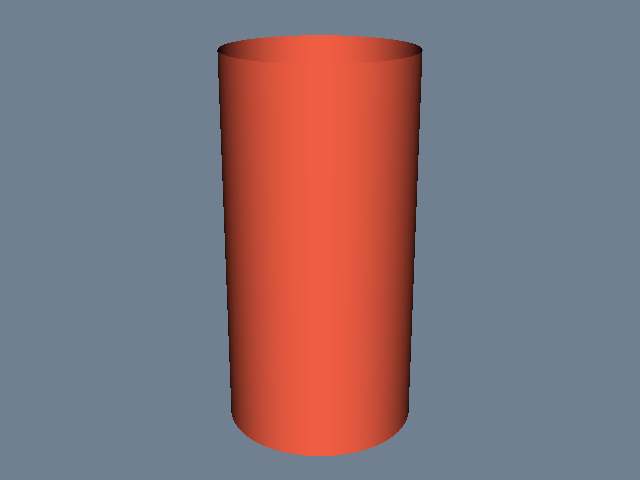

This chart was generated by the following Python code:
#!/usr/bin/env python

# Visualize an implicit cylinder by sampling it on a volume grid and
# extracting the zero isosurface with vtkContourFilter.

# Factory overrides: importing these modules registers the OpenGL rendering
# and interaction style implementations for vtkRenderingCore factory classes.
import vtkmodules.vtkInteractionStyle  # noqa: F401
import vtkmodules.vtkRenderingOpenGL2  # noqa: F401
# VTK pipeline classes used in this example
from vtkmodules.vtkCommonDataModel import vtkCylinder
from vtkmodules.vtkFiltersCore import vtkContourFilter
from vtkmodules.vtkImagingHybrid import vtkSampleFunction
from vtkmodules.vtkRenderingCore import (
    vtkActor,
    vtkPolyDataMapper,
    vtkRenderWindow,
    vtkRenderWindowInteractor,
    vtkRenderer,
)

# Colors (normalized RGB)
slate_gray_background_rgb = (0.439, 0.502, 0.565)
tomato_rgb = (1.000, 0.388, 0.278)

# Implicit function: an infinite cylinder along the Y axis with radius 0.5
cylinder = vtkCylinder()
cylinder.SetCenter(0.0, 0.0, 0.0)
cylinder.SetRadius(0.5)

# SampleFunction: evaluate the implicit cylinder on a 50x50x50 grid
sample = vtkSampleFunction()
sample.SetImplicitFunction(cylinder)
sample.SetSampleDimensions(50, 50, 50)
sample.SetModelBounds(-1.0, 1.0, -1.0, 1.0, -1.0, 1.0)
sample.ComputeNormalsOff()

# Contour: extract the zero isosurface (the cylinder surface)
contour = vtkContourFilter()
contour.SetInputConnection(sample.GetOutputPort())
contour.SetValue(0, 0.0)

# Mapper: map the contour surface to graphics primitives
mapper = vtkPolyDataMapper()
mapper.SetInputConnection(contour.GetOutputPort())
mapper.ScalarVisibilityOff()

# Actor: assign the mapped geometry
actor = vtkActor()
actor.SetMapper(mapper)
actor.GetProperty().SetColor(tomato_rgb)

# Renderer: assemble the scene and configure the camera
renderer = vtkRenderer()
renderer.AddActor(actor)
renderer.SetBackground(slate_gray_background_rgb)

# Window: display the rendered scene
render_window = vtkRenderWindow()
render_window.AddRenderer(renderer)
render_window.SetWindowName("cylinder")
render_window.SetMultiSamples(0)
render_window.SetSize(640, 480)

# Interactor: handle mouse and keyboard events
render_window_interactor = vtkRenderWindowInteractor()
render_window_interactor.SetRenderWindow(render_window)

# Scene: configure the camera
renderer.ResetCamera()
renderer.GetActiveCamera().Azimuth(30)
renderer.GetActiveCamera().Elevation(20)
renderer.ResetCameraClippingRange()

render_window_interactor.Initialize()
render_window_interactor.Start()
